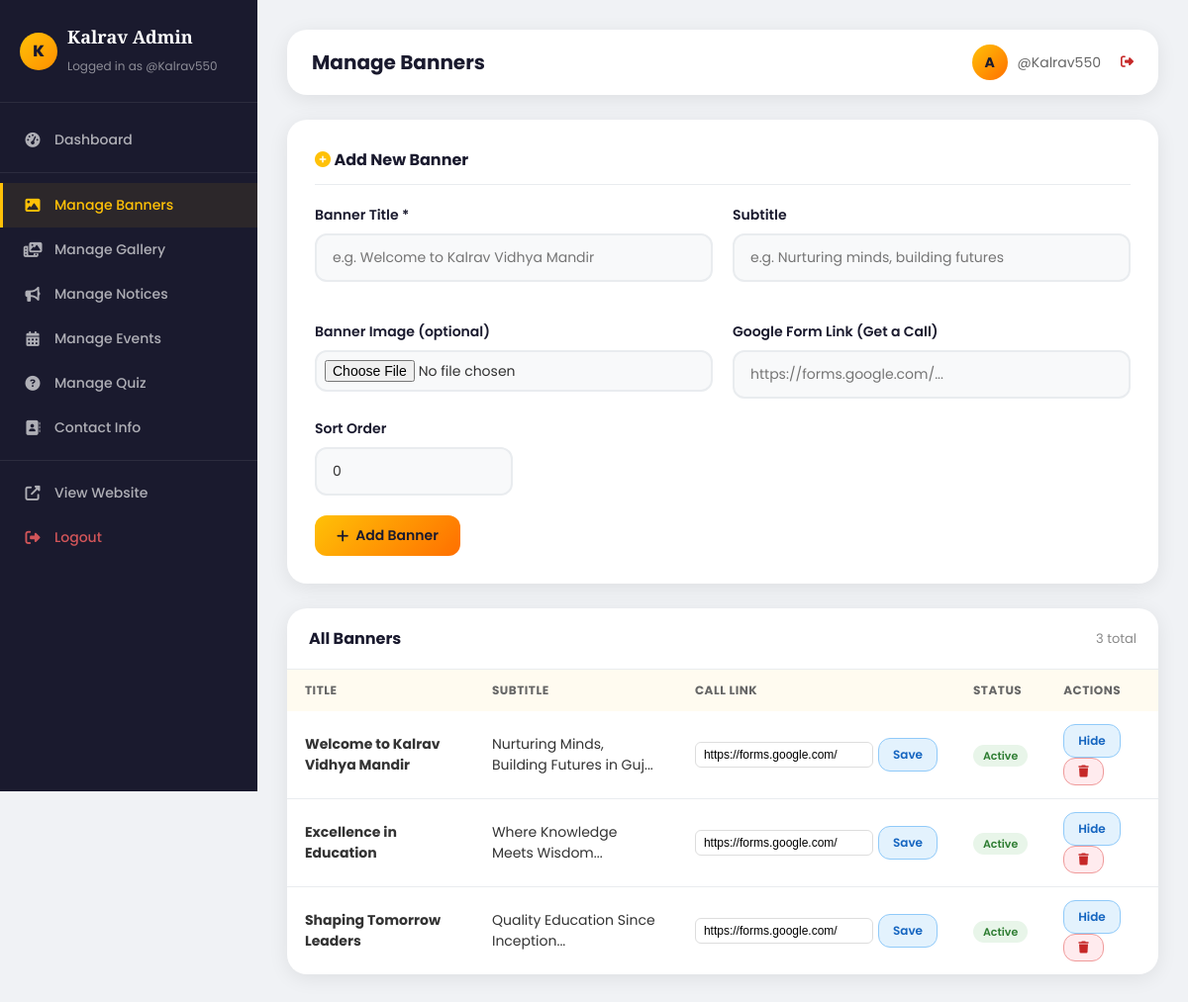
Page /admin/manage_banner.php (signed in) on the committed database.
### tables this page shows
CREATE TABLE IF NOT EXISTS banners (
    id INT AUTO_INCREMENT PRIMARY KEY,
    title VARCHAR(255),
    subtitle VARCHAR(255),
    image_path VARCHAR(500),
    call_form_link VARCHAR(500) DEFAULT '',
    is_active TINYINT(1) DEFAULT 1,
    sort_order INT DEFAULT 0,
    created_at TIMESTAMP DEFAULT CURRENT_TIMESTAMP
);

### admin/manage_banner.php (the view, shortened to what this page needs)
<?php
require_once 'auth_check.php';
$banners = $conn->query("SELECT * FROM banners ORDER BY sort_order ASC, created_at DESC");
require_once 'admin_header.php';
?>
<div class="admin-form-card">
    <h2><i class="fas fa-plus-circle" style="color:#FFC107;"></i> Add New Banner</h2>
    <form method="POST" enctype="multipart/form-data">
        <div class="form-row">
            <div class="form-group">
                <label>Banner Title *</label>
                <input type="text" name="title" placeholder="e.g. Welcome to Kalrav Vidhya Mandir" required class="form-group input">
            </div>
            <div class="form-group">
                <label>Subtitle</label>
                <input type="text" name="subtitle" placeholder="e.g. Nurturing minds, building futures" class="form-group input">
            </div>
        </div>
        <div class="form-row">
            <div class="form-group">
                <label>Banner Image (optional)</label>
                <input type="file" name="banner_image" accept="image/*" style="padding:8px;">
            </div>
            <div class="form-group">
                <label>Google Form Link (Get a Call)</label>
                <input type="url" name="call_form_link" placeholder="https://forms.google.com/...">
            </div>
        </div>
        <div class="form-group" style="max-width:200px;">
            <label>Sort Order</label>
            <input type="number" name="sort_order" value="0" min="0">
        </div>
        <button type="submit" name="add_banner" class="admin-btn admin-btn-primary"><i class="fas fa-plus"></i> Add Banner</button>
    </form>
</div>
<div class="admin-card">
    <div class="admin-card-header"><h2>All Banners</h2><span style="font-size:13px;color:#888;"><?php echo $banners->num_rows; ?> total</span></div>
    <table class="admin-table">
        <thead><tr><th>Title</th><th>Subtitle</th><th>Call Link</th><th>Status</th><th>Actions</th></tr></thead>
        <tbody>
            <?php if ($banners->num_rows > 0):
                while ($b = $banners->fetch_assoc()): ?>
            <tr>
                <td><strong><?php echo htmlspecialchars($b['title']); ?></strong></td>
                <td><?php echo htmlspecialchars(substr($b['subtitle'],0,40)); ?>...</td>
                <td>
                    <form method="POST" style="display:flex;gap:5px;align-items:center;">
                        <input type="url" name="call_link" value="<?php echo htmlspecialchars($b['call_form_link']); ?>" style="padding:5px 8px;border:1px solid #ddd;border-radius:6px;font-size:12px;width:180px;">
                        <button type="submit" name="update_call_link" class="admin-btn admin-btn-info admin-btn-sm">Save</button>
                    </form>
                </td>
                <td><span class="badge <?php echo $b['is_active']?'badge-success':'badge-danger'; ?>"><?php echo $b['is_active']?'Active':'Hidden'; ?></span></td>
                <td>
                    <form method="POST" style="display:inline;">
                        <button type="submit" name="toggle_banner" class="admin-btn admin-btn-info admin-btn-sm"><?php echo $b['is_active']?'Hide':'Show'; ?></button>
                    </form>
                    <form method="POST" style="display:inline;" onsubmit="return confirmDelete()">
                        <button type="submit" name="delete_banner" class="admin-btn admin-btn-danger admin-btn-sm"><i class="fas fa-trash"></i></button>
                    </form>
                </td>
            </tr>
            <?php endwhile; else: ?><tr><td colspan="5" style="text-align:center;padding:20px;color:#888;">No banners yet. Add one above.</td></tr><?php endif; ?>
        </tbody>
    </table>
</div>
</div><script src="../assets/js/script.js"></script></body></html>

### assets/css/style.css (style rules this page uses)
:root { --primary: #FFC107; --primary-dark: #FF8F00; --primary-light: #FFD54F; --accent: #FF6F00; --dark: #1a1a2e; --dark2: #16213e; --text: #333333; --text-light: #666666; --white: #ffffff; --bg-light: #FFFBF0; --bg-gray: #f8f9fa; --border: #e9ecef; --shadow: 0 4px 20px rgba(0,0,0,0.08); --shadow-hover: 0 8px 30px rgba(255,193,7,0.25); --radius: 12px; --radius-lg: 20px; }
* { margin: 0; padding: 0; box-sizing: border-box; }
html { scroll-behavior: smooth; }
body { font-family: 'Poppins', sans-serif; color: var(--text); background: var(--white); overflow-x: hidden; }
.form-group { margin-bottom: 20px; }
.form-group label { display: block; font-weight: 600; font-size: 14px; margin-bottom: 8px; color: var(--dark); }
.form-group input, .form-group textarea, .form-group select { width: 100%; padding: 12px 16px; border: 2px solid var(--border); border-radius: var(--radius); font-family: 'Poppins', sans-serif; font-size: 14px; transition: border-color 0.3s; color: var(--text); background: var(--bg-gray); }
.admin-body { background: #f0f2f5; min-height: 100vh; font-family: 'Poppins', sans-serif; }
.admin-card { background: var(--white); border-radius: var(--radius-lg); box-shadow: var(--shadow); overflow: hidden; margin-bottom: 25px; }
.admin-card-header { padding: 18px 22px; border-bottom: 1px solid var(--border); display: flex; justify-content: space-between; align-items: center; }
.admin-card-header h2 { font-size: 16px; font-weight: 700; color: var(--dark); }
.admin-table { width: 100%; border-collapse: collapse; }
.admin-table th { background: var(--bg-light); padding: 12px 18px; text-align: left; font-size: 12px; font-weight: 700; color: var(--text-light); text-transform: uppercase; letter-spacing: 0.5px; }
.admin-table td { padding: 13px 18px; border-bottom: 1px solid var(--border); font-size: 14px; color: var(--text); vertical-align: middle; }
.admin-table tr:last-child td { border-bottom: none; }
.admin-form-card { background: var(--white); border-radius: var(--radius-lg); padding: 28px; box-shadow: var(--shadow); margin-bottom: 25px; }
.admin-form-card h2 { font-size: 16px; font-weight: 700; margin-bottom: 20px; color: var(--dark); padding-bottom: 12px; border-bottom: 1px solid var(--border); }
.form-row { display: grid; grid-template-columns: 1fr 1fr; gap: 20px; }
.admin-btn { padding: 10px 22px; border-radius: var(--radius); border: none; cursor: pointer; font-family: 'Poppins', sans-serif; font-size: 14px; font-weight: 600; transition: all 0.3s; display: inline-flex; align-items: center; gap: 7px; text-decoration: none; }
.admin-btn-primary { background: linear-gradient(135deg, var(--primary), var(--accent)); color: var(--dark); }
.admin-btn-danger { background: #ffebee; color: #c62828; border: 1px solid #ef9a9a; }
.admin-btn-info { background: #e3f2fd; color: #1565c0; border: 1px solid #90caf9; }
.admin-btn-sm { padding: 7px 14px; font-size: 12px; }
.badge { padding: 3px 10px; border-radius: 50px; font-size: 11px; font-weight: 600; }
.badge-success { background: #e8f5e9; color: #2e7d32; }

### rows in the picture
banners: title "Welcome to Kalrav Vidhya Mandir", subtitle "Nurturing Minds, Building Futures in Guj", call_link "https://forms.google.com/", is_active "Active"
banners: title "Excellence in Education", subtitle "Where Knowledge Meets Wisdom", call_link "https://forms.google.com/", is_active "Active"
banners: title "Shaping Tomorrow Leaders", subtitle "Quality Education Since Inception", call_link "https://forms.google.com/", is_active "Active"

### other values in the picture
$_SESSION['admin_username'] "@Kalrav550"
$adminTitle "Manage Banners"
$banners->num_rows "3"
